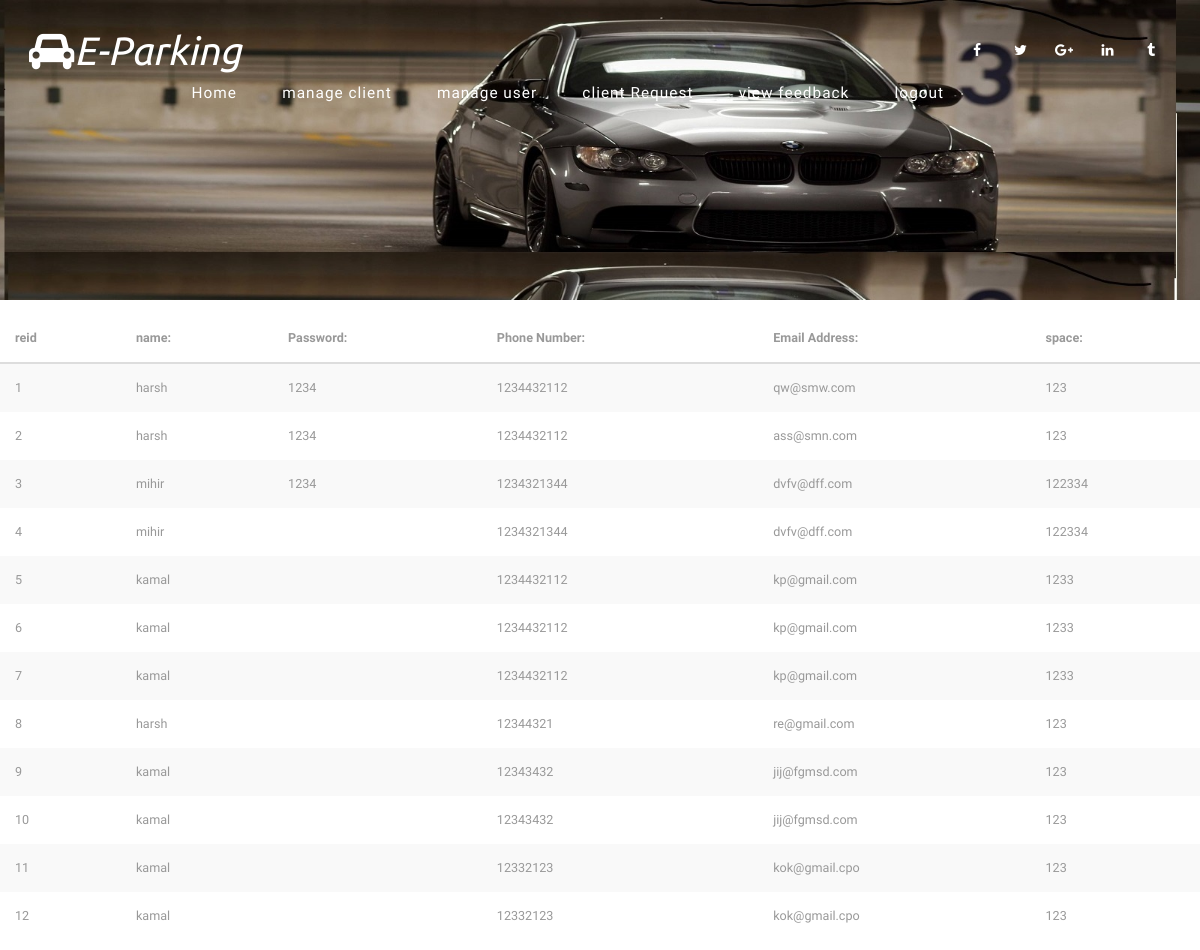
The app's page /adminpanel/rentdriveway.php with its own data.
### tables this page shows
CREATE TABLE `rentspace` (
  `reid` int(11) NOT NULL,
  `rname` varchar(100) NOT NULL,
  `password` varchar(100) NOT NULL,
  `phone` varchar(15) NOT NULL,
  `email` varchar(100) NOT NULL,
  `space` varchar(100) NOT NULL
);

### adminpanel/rentdriveway.php (the view, shortened to what this page needs)
<?php
include('conn.php');
?>
<!DOCTYPE html>
<html lang="en">
<head>
<link rel="stylesheet" href="css/bootstrap.css">
<link rel="stylesheet" href="css/style.css" type="text/css" media="all" />
<link rel="stylesheet" href="css/font-awesome.css">
</head>
<body>
<div class="main-agile banner-2">
	<div class="header-w3layouts">
	<nav class="navbar navbar-default">
		<div class="logo-agile-1">
			<h1><a class="logo" href="index.html"><i class="fa fa-car" aria-hidden="true"></i>E-Parking</a></h1>
		</div>
		<div class="collapse navbar-collapse navbar-ex1-collapse">
			<ul class="nav navbar-nav navbar-right">
					<li class=""><a href="index1.php">Home</a></li>
					<li class=""><a href="manageclient.php">manage client</a></li>
					<li><a class="" href="manageuser.php">manage user</a></li>
					<li><a class="active" href="rentdriveway.php">client Request</a></li>
					<li><a class="" href="viewfeedback.php">view feedback</a></li>
					<li><a class="" href="logout.php">logout</a></li>
			</ul>
			<div class="w3ls-social-icons-2">
				<a class="facebook" href="#"><i class="fa fa-facebook"></i></a>
				<a class="twitter" href="#"><i class="fa fa-twitter"></i></a>
				<a class="pinterest" href="#"><i class="fa fa-google-plus"></i></a>
				<a class="linkedin" href="#"><i class="fa fa-linkedin"></i></a>
				<a class="tumblr" href="#"><i class="fa fa-tumblr"></i></a>
			</div>
		</div>
	</nav>
</div>
</div>
<div class="bs-docs-example">
				<table class="table table-striped">
					<thead>
						<tr>
							<th>reid</th>
							<th>name:</th>
							<th>Password:</th>
							<th>Phone Number:</th>
							<th>Email Address:</th>
							<th>space:</th>
						</tr>
					</thead>
					<tbody>
						<?php
							$sel="select * from rentspace";
							$exe=$conn->query($sel);
							while($fetch=$exe->fetch_object())
							{
						?>
						<tr>
							<td><?php echo $fetch->reid; ?></td>
							<td><?php echo $fetch->rname; ?></td>
							<td><?php echo $fetch->password; ?></td>
							<td><?php echo $fetch->phone; ?></td>
							<td><?php echo $fetch->email; ?></td>
							<td><?php echo $fetch->space; ?></td>
						</tr>
						<?php
						}
						?>
                 </tbody>
				</table>
			</div>
</body>
</html>

### adminpanel/css/style.css (style rules this page uses)
body { padding:0; margin:0; background:#fff; position:relative; font-family: 'Coda', cursive; overflow-x: hidden; }
body a { transition:0.5s all; -webkit-transition:0.5s all; -moz-transition:0.5s all; -o-transition:0.5s all; -ms-transition:0.5s all; }
h1,h2,h3,h4,h5,h6 { margin:0; font-family: 'Ubuntu', sans-serif; }
ul { margin:0; padding:0; }
.logo-agile-1 { float: left; }
h1 a.logo { font-size: 1.1em; color: #fff !important; font-weight: 400; font-style: italic; text-align: left; display: inherit; }
.navbar-default .navbar-nav > li > a { color: #fff; font-size: 1.1em; font-weight: 400; letter-spacing: 1px; }
.nav > li > a { position: relative; display: block; padding: 10px 17px!important; }
.navbar-nav > li { margin: 0 .5em !important; }
.navbar-default { background-color: transparent !important; border-color: transparent !important; }
.navbar-right { float: left !important; margin: 0 0 0 21em; }
.header-w3layouts { position: absolute; top: 0; z-index: 99; text-align: center; left: 0; width: 100%; padding: 2em; }
.main-agile { background: url(../images/1.jpg) no-repeat 0px 0px; background-size: cover; -webkit-background-size: cover; -moz-background-size: cover; -o-background-size: cover; -moz-background-size: cover; min-height:794px; }
.w3ls-social-icons-2 { text-align: right; }
.w3ls-social-icons-2 i { font-size: 1em; color: #fff; width: 40px; height: 40px; text-align: center; line-height: 3; margin: 0; border-radius: 50%; -webkit-border-radius: 50%; -moz-border-radius: 50%; transition: 0.5s all; -webkit-transition: 0.5s all; -o-transition: 0.5s all; -ms-transition: 0.5s all; -moz-transition: 0.5s all; border: none; }
.main-agile.banner-2 { background: url(../images/99.jpg) no-repeat 0px 0px; background-size: cover; -webkit-background-size: cover; -moz-background-size: cover; -o-background-size: cover; -moz-background-size: cover; min-height:300px; }
.table > thead > tr > th, .table > tbody > tr > th, .table > tfoot > tr > th, .table > thead > tr > td, .table > tbody > tr > td, .table > tfoot > tr > td { border-top: none !important; }
.bs-docs-example { margin: 1em 0; }
.table td, .table>tbody>tr>td, .table>tbody>tr>th, .table>tfoot>tr>td, .table>tfoot>tr>th, .table>thead>tr>td, .table>thead>tr>th { padding: 15px!important; }
.table > thead > tr > th, .table > tbody > tr > th, .table > tfoot > tr > th, .table > thead > tr > td, .table > tbody > tr > td, .table > tfoot > tr > td { font-size: 0.9em; color: #999; border-top: none !important; }
@media (max-width: 1440px) { .navbar-right { margin: 0 0 0 16em; } }
@media (max-width: 1366px) { .navbar-right { margin: 0 0 0 14em; } }
@media (max-width: 1280px) { .collapse.navbar-collapse.navbar-ex1-collapse { padding: 0; } }
@media (max-width: 1280px) { .navbar-nav > li { margin: 0 .4em !important; } }
@media (max-width: 1280px) { .navbar-right { margin: 0 0 0 10em; } }

### records on screen
rentspace: reid "1", rname "harsh", password "1234", phone "1234432112", email "qw@smw.com", space "123"
rentspace: reid "2", rname "harsh", password "1234", phone "1234432112", email "ass@smn.com", space "123"
rentspace: reid "3", rname "mihir", password "1234", phone "1234321344", email "dvfv@dff.com", space "122334"
rentspace: reid "4", rname "mihir", phone "1234321344", email "dvfv@dff.com", space "122334"
rentspace: reid "5", rname "kamal", phone "1234432112", email "kp@gmail.com", space "1233"
rentspace: reid "6", rname "kamal", phone "1234432112", email "kp@gmail.com", space "1233"
rentspace: reid "7", rname "kamal", phone "1234432112", email "kp@gmail.com", space "1233"
rentspace: reid "8", rname "harsh", phone "12344321", email "re@gmail.com", space "123"
rentspace: reid "9", rname "kamal", phone "12343432", email "jij@fgmsd.com", space "123"
rentspace: reid "10", rname "kamal", phone "12343432", email "jij@fgmsd.com", space "123"
rentspace: reid "11", rname "kamal", phone "12332123", email "kok@gmail.cpo", space "123"
rentspace: reid "12", rname "kamal", phone "12332123", email "kok@gmail.cpo", space "123"
